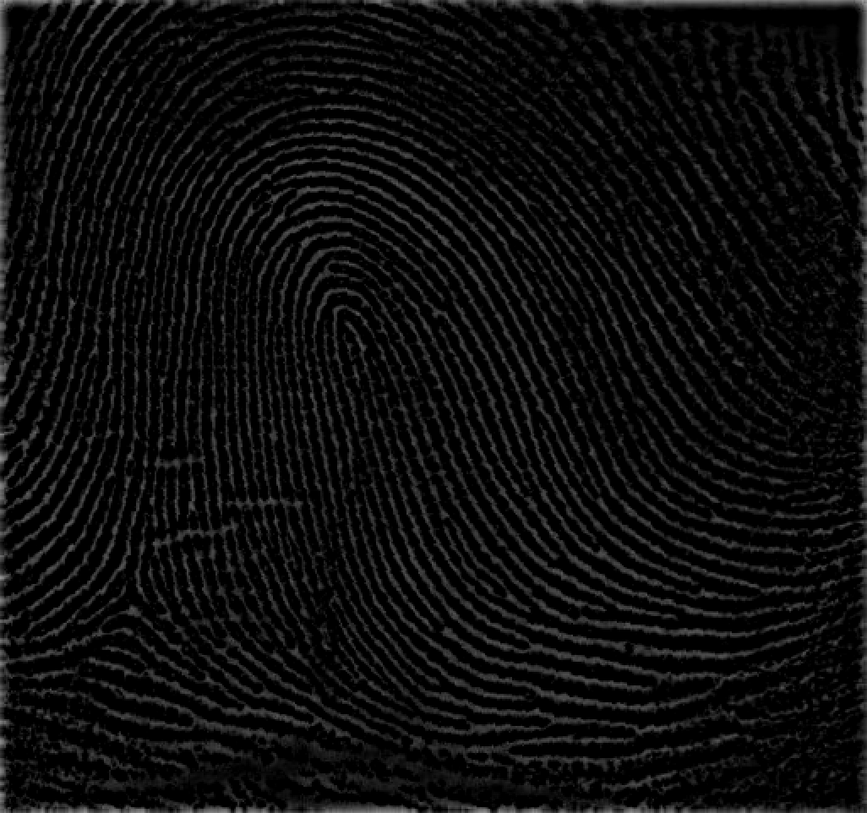
%> input picture q4/BHPFresult.bmp, 867 x 813 px, shrunk from 1026 x 962 before the run
$ octave thresholdImg.m   (GNU Octave 9; MATLAB toolbox functions it lacks are replaced by stand-ins)
%> lines starting %> are read from the running program, lines starting %| are printed output that depends on the picture; in (x1, y1, x2, y2) boxes, pixels count from 0 and x2, y2 are one past the last pixel; in counts of white or black regions, pixels touching at a corner belong together; the program's own positions count from 1
### q4/findThresh.m
function thresh = findThresh(im, approxiRange)

% original thresh
thresh = mean2(im);

% whether or not arriving at final thresh
isOver = false;
while isOver == false
    g = im > thresh;
    % find new thresh
    newThresh = 0.5 * (mean(im(g)) + mean(im(~g)));
    isOver = abs(thresh - newThresh) < approxiRange;
    thresh = newThresh;
end

### q4/thresholdImg.m
% threshold the output image of BHPF result
im = imread('BHPFresult.bmp');
%> im is the input picture: size 813x867 uint8; min 0, max 158, mean 13.6

figure;
subplot(1,2,1); imshow(im);
title('BHPF result (input)');

approxiRange = 0.5;
thresh = findThresh(im, approxiRange);
%> in findThresh, `thresh = mean2(im);`: thresh = 13.59
%> the loop in findThresh, `while isOver == false` made 4 passes
%> (newThresh, isOver, thresh) on passes 1 to 4: (19.28, false, 19.28), (22.04, false, 22.04), (23.42, false, 23.42), (23.88, true, 23.88)
%> pass 1, in findThresh, `g = im > thresh;`:
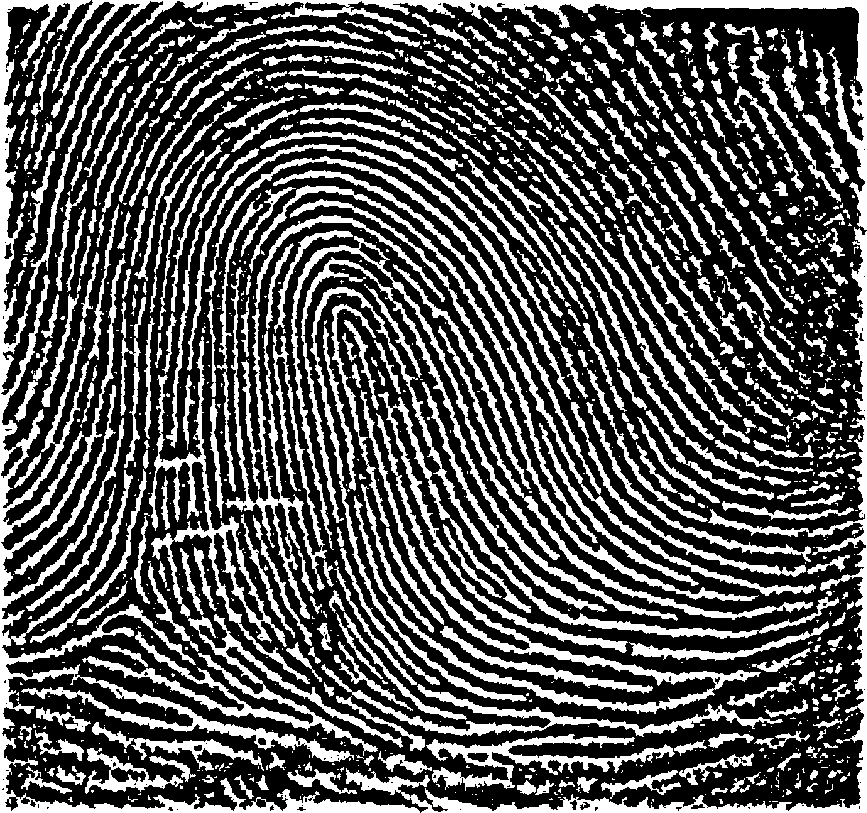
%> g: size 813x867 logical; 33.7% white; 1289 white regions (785 under 20 px), largest, box (x1, y1, x2, y2) and area: (0, 0, 420, 813) 25990, (51, 0, 867, 230) 11682, (346, 227, 867, 813) 10397
%> pass 2, in findThresh, `g = im > thresh;`:
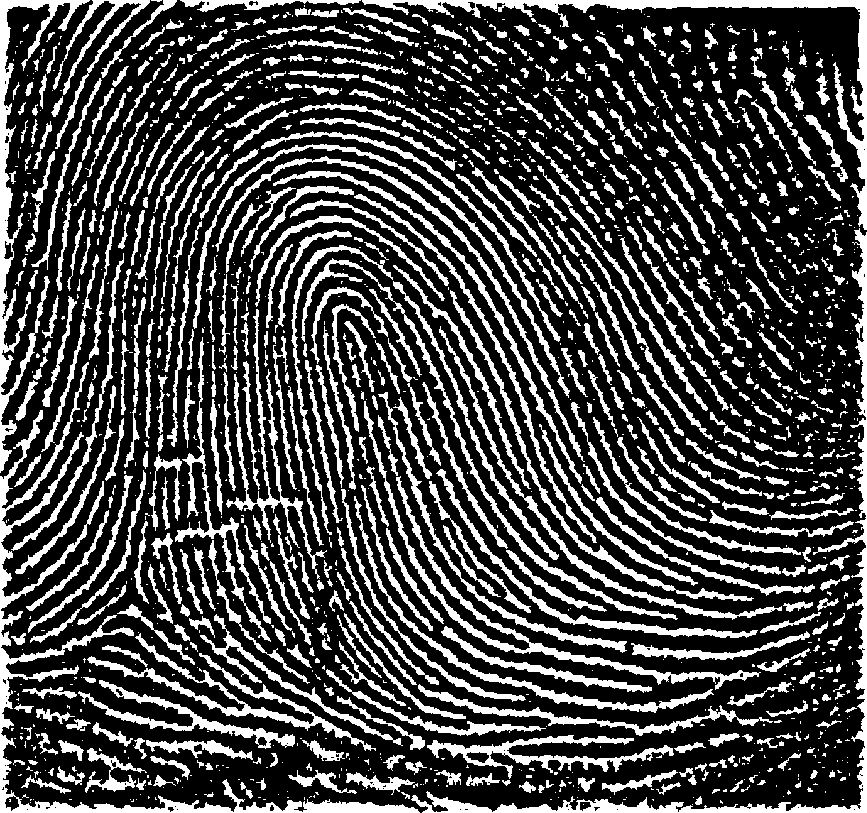
%> g: size 813x867 logical; 27.8% white; 1636 white regions (935 under 20 px), largest, box (x1, y1, x2, y2) and area: (0, 362, 420, 813) 9547, (411, 228, 867, 813) 7282, (362, 0, 867, 230) 6203
%> pass 3, in findThresh, `g = im > thresh;`:
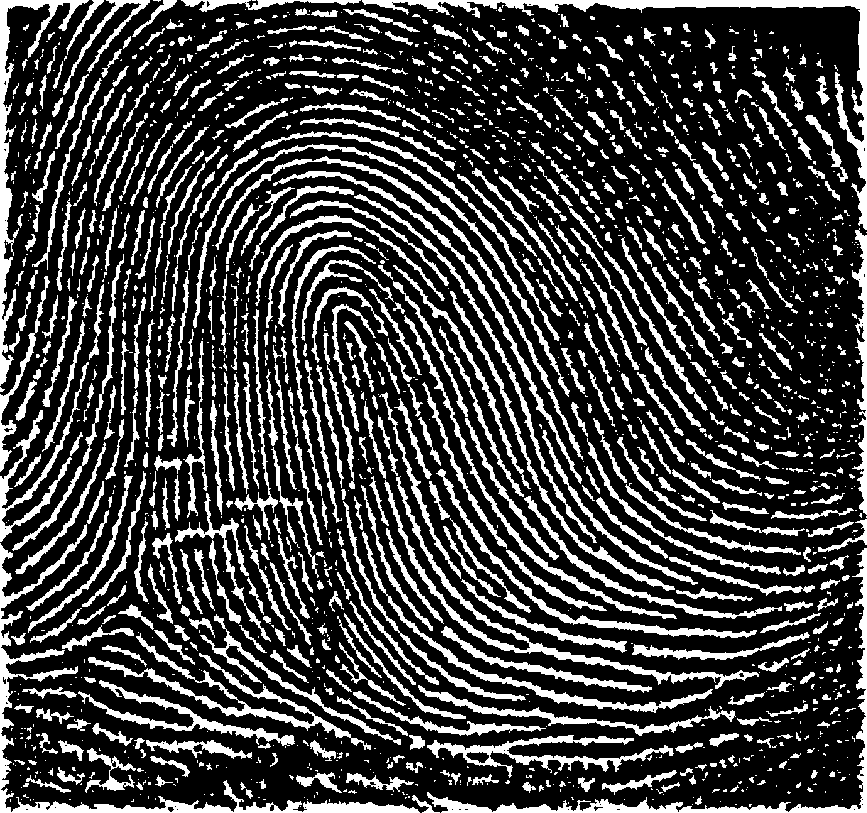
%> g: size 813x867 logical; 25.1% white; 1794 white regions (1032 under 20 px), largest, box (x1, y1, x2, y2) and area: (0, 524, 420, 813) 6371, (362, 0, 867, 230) 5753, (427, 548, 867, 813) 4522
%> thresh = 23.88

% binarize the image according to the thresh
result = im > thresh;
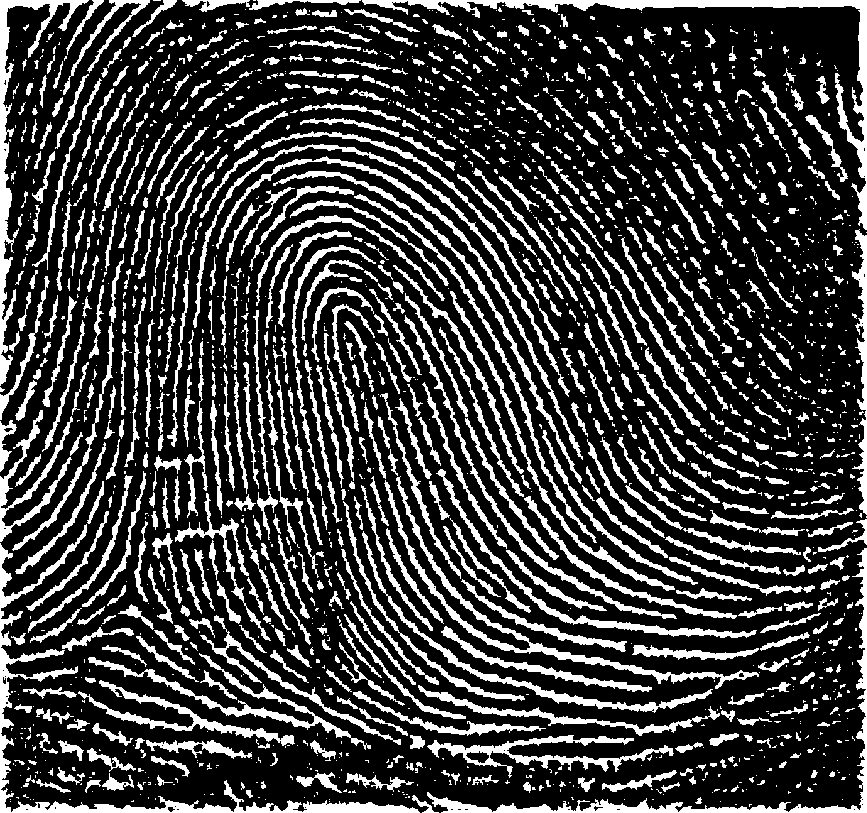
%> result: size 813x867 logical; 24.3% white; 1875 white regions (1095 under 20 px), largest, box (x1, y1, x2, y2) and area: (0, 524, 420, 813) 6260, (362, 0, 867, 230) 5611, (427, 548, 867, 813) 4425
subplot(1,2,2); imshow(result,[]);
title('threshholding result (output)');

% save image
imwrite(result, 'thresholdResult.bmp');
